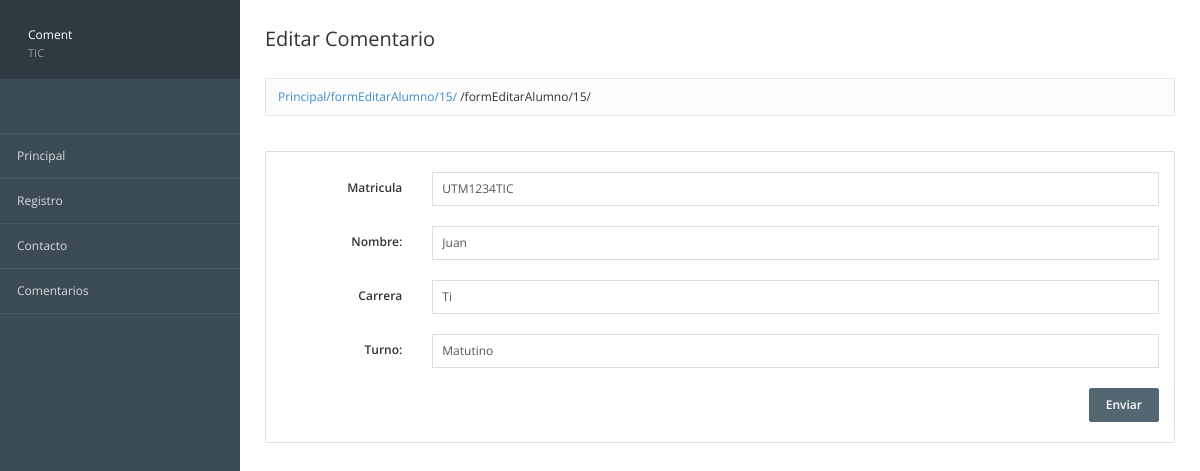
The page /formEditarAlumno/15/ on the database its author committed.
### registros/models.py (models this page shows, shortened)
class Alumnos(models.Model): #Define la estructura de la tabla
    id = models.AutoField(primary_key=True, verbose_name="Clave")
    matricula = models.CharField(max_length=12, verbose_name="Mat") #Define el tipo de dato y el tamaño
    nombre = models.TextField() #TExto largo
    carrera = models.TextField()
    turno = models.CharField(max_length=10)
    imagen = models.ImageField(upload_to="fotos", verbose_name="Fotografia", null=True)
    created = models.DateTimeField(auto_now_add=True) #Fecha de creacion
    update = models.DateTimeField(auto_now_add=True) #Fecha de actualizacion
    class Meta:
        verbose_name = "Alumno"
        verbose_name_plural = "Alumnos"
        ordering = ["-created"]

### registros/views.py (the view)
# urls.py: path('formEditarAlumno/<int:id>/', views_registros.consultarAlumno, name='ConsultarIndividualAlumno'),
def consultarAlumno(request, id):
    alumno = Alumnos.objects.get(id=id)
    return render(request, 'registros/formEditarAlumno.html', {'alumno': alumno})

### registros/templates/registros/formEditarAlumno.html (shortened to what this page needs)
{% extends 'inicio/encabezado.html' %} {% block imagen %} {%load static%} {% endblock %} {% block text %} Coment <span>TIC</span> {% endblock %} {% block encabezado %}
<div class="page-header">
    <div class="page-title">
        <h3>Editar Comentario</h3>
    </div>
</div>
{% endblock %} {% block contenido %}
<form class="form-horizontal" action="{% url 'EditarA' alumno.id %}" method="POST" role="form">
    <div class="panel panel-default">
        <div class="panel-body">
            <div class="form-group">
                <label class="col-sm-2 control-label text-right">Matricula</label>
                <div class="col-sm-10">
                    <input value="{{alumno.matricula}}" name="matricula" type="text" class="form-control">
                </div>
            </div>
            <div class="form-group">
                <label class="col-sm-2 control-label text-right">Nombre:</label>
                <div class="col-sm-10">
                    <input value="{{alumno.nombre}}" name="nombre" type="text" class="form-control">
                </div>
            </div>
            <div class="form-group">
                <label class="col-sm-2 control-label text-right">Carrera</label>
                <div class="col-sm-10">
                    <input value="{{alumno.carrera}}" name="carrera" type="text" class="form-control">
                </div>
            </div>
            <div class="form-group">
                <label class="col-sm-2 control-label text-right">Turno:</label>
                <div class="col-sm-10">
                    <input value="{{alumno.turno}}" name="turno" type="text" class="form-control">
                </div>
            </div>
            <div class="form-actions text-right">
                <input type="submit" value="Enviar" class="btn btn-primary">
            </div>
        </div>
    </div>
</form>
</div>
{% endblock %}

### inicio/static/inicio/css/londinium-theme.css (style rules this page uses)
.panel-toolbar:after, .page-header:after, .header-bar-stats .page-stats li:after, .panel-heading:after { content: ""; display: table; clear: both; }
html { height: 100%; }
body { font-family: 'Open Sans', sans-serif; font-size: 12px; position: relative; min-height: 100%; }
h1, h2, h3, h4, h5, h6, .h1, .h2, .h3, .h4, .h5, .h6 { font-weight: 600; line-height: 1.42857143; margin-top: 0; }
h3, .h3 { font-size: 20px; }
label { font-weight: 600; }
.page-header { padding: 0; margin: 0; position: relative; border: 0; }
.page-title { float: left; }
.page-title h3 { padding: 29px 0; margin: 0; font-weight: 400; line-height: 20px; }
.panel { border-radius: 2px; margin-bottom: 35px; box-shadow: none; }
.form-group { margin-bottom: 20px; }
.panel .form-group:first-child, .well .form-group:first-child { margin-top: 5px; }
.form-control { padding: 7px 9px 8px 9px; font-size: 12px; border-color: #ddd; box-shadow: none; border-radius: 0; }
input[type=text], input[type=password], textarea { -webkit-appearance: none; }
.form-actions { margin-bottom: 5px; }
.form-horizontal .control-label, .form-horizontal .radio, .form-horizontal .checkbox, .form-horizontal .radio-inline, .form-horizontal .checkbox-inline { margin-bottom: 5px; }
@media (min-width: 768px) { .form-horizontal .control-label { text-align: left; } }
@media (min-width: 768px) { .form-horizontal .control-label.text-right { text-align: right; } }
.btn { padding: 7px 16px 8px 16px; font-size: 12px; font-weight: 600; border-radius: 2px; -webkit-border-radius: 2px; -moz-border-radius: 2px; -webkit-user-select: none; -moz-user-select: none; -ms-user-select: none; -o-user-select: none; user-select: none; }
.btn-primary { background-color: #546672; border-color: #546672; }

### rows shown on the page
Alumnos: matricula "UTM1234TIC", nombre "Juan", carrera "Ti", turno "Matutino"

### other values the page prints
{{ request.path }} "/formEditarAlumno/15/"
